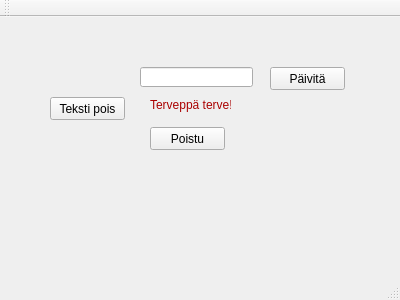
<?xml version="1.0" encoding="UTF-8"?>
<ui version="4.0">
 <class>MainWindow</class>
 <widget class="QMainWindow" name="MainWindow">
  <property name="geometry">
   <rect>
    <x>0</x>
    <y>0</y>
    <width>400</width>
    <height>300</height>
   </rect>
  </property>
  <property name="windowTitle">
   <string>MainWindow</string>
  </property>
  <widget class="QWidget" name="centralWidget">
   <widget class="QLabel" name="label">
    <property name="geometry">
     <rect>
      <x>150</x>
      <y>80</y>
      <width>81</width>
      <height>16</height>
     </rect>
    </property>
    <property name="palette">
     <palette>
      <active>
       <colorrole role="WindowText">
        <brush brushstyle="SolidPattern">
         <color alpha="255">
          <red>170</red>
          <green>0</green>
          <blue>0</blue>
         </color>
        </brush>
       </colorrole>
      </active>
      <inactive>
       <colorrole role="WindowText">
        <brush brushstyle="SolidPattern">
         <color alpha="255">
          <red>170</red>
          <green>0</green>
          <blue>0</blue>
         </color>
        </brush>
       </colorrole>
      </inactive>
      <disabled>
       <colorrole role="WindowText">
        <brush brushstyle="SolidPattern">
         <color alpha="255">
          <red>120</red>
          <green>120</green>
          <blue>120</blue>
         </color>
        </brush>
       </colorrole>
      </disabled>
     </palette>
    </property>
    <property name="text">
     <string>Terveppä terve!</string>
    </property>
   </widget>
   <widget class="QPushButton" name="pushButton">
    <property name="geometry">
     <rect>
      <x>150</x>
      <y>110</y>
      <width>75</width>
      <height>23</height>
     </rect>
    </property>
    <property name="text">
     <string>Poistu</string>
    </property>
   </widget>
   <widget class="QPushButton" name="pushButton_2">
    <property name="geometry">
     <rect>
      <x>50</x>
      <y>80</y>
      <width>75</width>
      <height>23</height>
     </rect>
    </property>
    <property name="text">
     <string>Teksti pois</string>
    </property>
   </widget>
   <widget class="QLineEdit" name="lineEdit">
    <property name="geometry">
     <rect>
      <x>140</x>
      <y>50</y>
      <width>113</width>
      <height>20</height>
     </rect>
    </property>
   </widget>
   <widget class="QPushButton" name="pushButton_3">
    <property name="geometry">
     <rect>
      <x>270</x>
      <y>50</y>
      <width>75</width>
      <height>23</height>
     </rect>
    </property>
    <property name="text">
     <string>Päivitä</string>
    </property>
   </widget>
  </widget>
  <widget class="QMenuBar" name="menuBar">
   <property name="geometry">
    <rect>
     <x>0</x>
     <y>0</y>
     <width>400</width>
     <height>21</height>
    </rect>
   </property>
  </widget>
  <widget class="QToolBar" name="mainToolBar">
   <attribute name="toolBarArea">
    <enum>TopToolBarArea</enum>
   </attribute>
   <attribute name="toolBarBreak">
    <bool>false</bool>
   </attribute>
  </widget>
  <widget class="QStatusBar" name="statusBar"/>
 </widget>
 <layoutdefault spacing="6" margin="11"/>
 <resources/>
 <connections/>
</ui>
